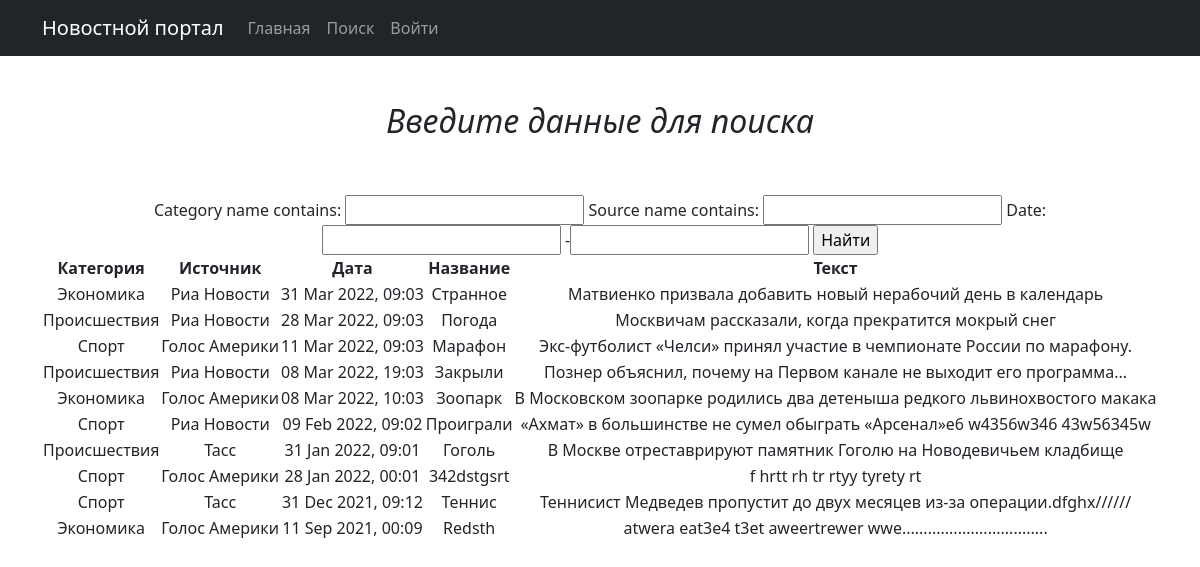
The app's page /news/search/ with its own data.
### news/models.py (models this page shows, shortened)
class Post(models.Model):
    name = models.CharField(max_length=64)
    description = models.TextField()
    date = models.DateTimeField()
    category = models.ForeignKey('category', on_delete=models.CASCADE)
    source = models.ForeignKey('source', on_delete=models.CASCADE)

class Category(models.Model):
    name = models.CharField(max_length=64)
    subscribers = models.ManyToManyField(User, )

class Source(models.Model):
    name = models.CharField(max_length=64)

### news/views.py (the view, shortened to what this page needs)
# urls.py: path('search/', SearchList.as_view()),
class SearchList(ListView):
    model = Post
    template_name = 'search.html'
    context_object_name = 'posts'
    ordering = ['-date']
    paginate_by = 100
    def get_filter(self):
        return PostFilter(self.request.GET, queryset=super().get_queryset())
    def get_queryset(self):
        return self.get_filter().qs
    def get_context_data(self, **kwargs):
        context = super().get_context_data(**kwargs)
        context['filter'] = PostFilter(self.request.GET, queryset=self.get_queryset())
        context['categories'] = Category.objects.all()
        context['form'] = PostForm()
        return context

### news/forms.py
class PostForm(ModelForm):
    class Meta:
        model = Post
        fields = ['category', 'source', 'date', 'name', 'description']

### templates/search.html (shortened to what this page needs)
{% extends 'flatpages/default.html' %}
{% block content %}
<body>
<h2>&nbsp;</h2>
<h2><i>Введите данные для поиска</i></h2>
<h2>&nbsp;</h2>
<form method="GET">
    {{ filter.form }}
    <input type="submit" value="Найти">
</form>
<table>
    <thead>
        <th>
            Категория
        </th>
        <th>
            Источник
        </th>
        <th>
            Дата
        </th>
        <th>
            Название
        </th>
        <th>
            Текст
        </th>
    </thead>
    {% for post in posts %}
    <tr>
        <td>
            {{ post.category.name|title}}
        </td>
        <td>
            {{post.source.name|title}}
        </td>
        <td>
            {{post.date|date:'d M Y, H:m'}}
        </td>
        <td>
            {{post.name|title}}
        </td>
        <td>
            {{ post.description }}
        </td>
    </tr>
    {% endfor %}
</table>
</body>
{% endblock content %}

### records on screen
Post: category.name "Экономика", source.name "Риа Новости", date "31 Mar 2022, 09:03", name "Странное", description "Матвиенко призвала добавить новый нерабочий день в календарь"
Post: category.name "Происшествия", source.name "Риа Новости", date "28 Mar 2022, 09:03", name "Погода", description "Москвичам рассказали, когда прекратится мокрый снег"
Post: category.name "Спорт", source.name "Голос Америки", date "11 Mar 2022, 09:03", name "Марафон", description "Экс-футболист «Челси» принял участие в чемпионате России по марафону."
Post: category.name "Происшествия", source.name "Риа Новости", date "08 Mar 2022, 19:03", name "Закрыли", description "Познер объяснил, почему на Первом канале не выходит его программа..."
Post: category.name "Экономика", source.name "Голос Америки", date "08 Mar 2022, 10:03", name "Зоопарк", description "В Московском зоопарке родились два детеныша редкого львинохвостого макака"
Post: category.name "Спорт", source.name "Риа Новости", date "09 Feb 2022, 09:02", name "Проиграли", description "«Ахмат» в большинстве не сумел обыграть «Арсенал»e6 w4356w346 43w56345w"
Post: category.name "Происшествия", source.name "Тасс", date "31 Jan 2022, 09:01", name "Гоголь", description "В Москве отреставрируют памятник Гоголю на Новодевичьем кладбище"
Post: category.name "Спорт", source.name "Голос Америки", date "28 Jan 2022, 00:01", name "342dstgsrt", description "f hrtt rh tr rtyy tyrety rt"
Post: category.name "Спорт", source.name "Тасс", date "31 Dec 2021, 09:12", name "Теннис", description "Теннисист Медведев пропустит до двух месяцев из-за операции.dfghx//////"
Post: category.name "Экономика", source.name "Голос Америки", date "11 Sep 2021, 00:09", name "Redsth", description "atwera eat3e4 t3et aweertrewer wwe.................................."
